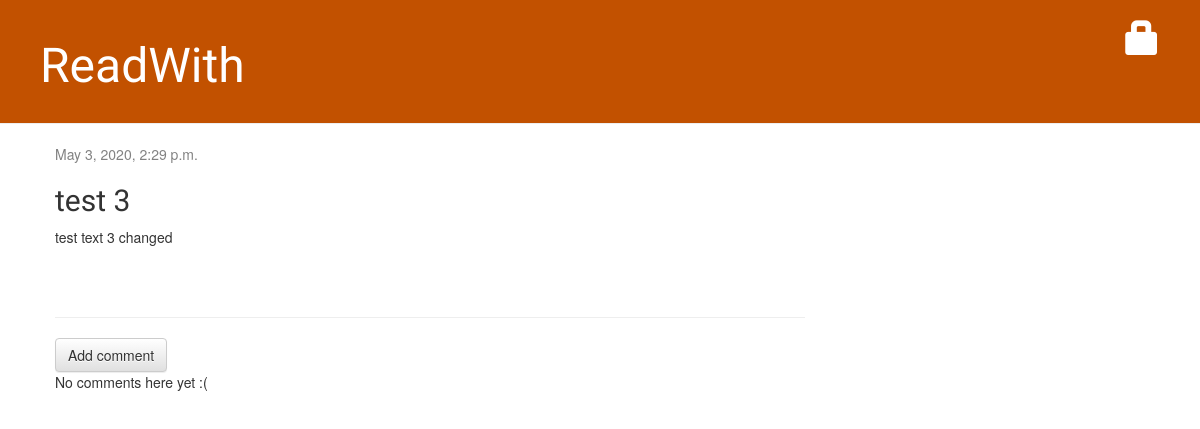
The app's page /post/3/, older data.
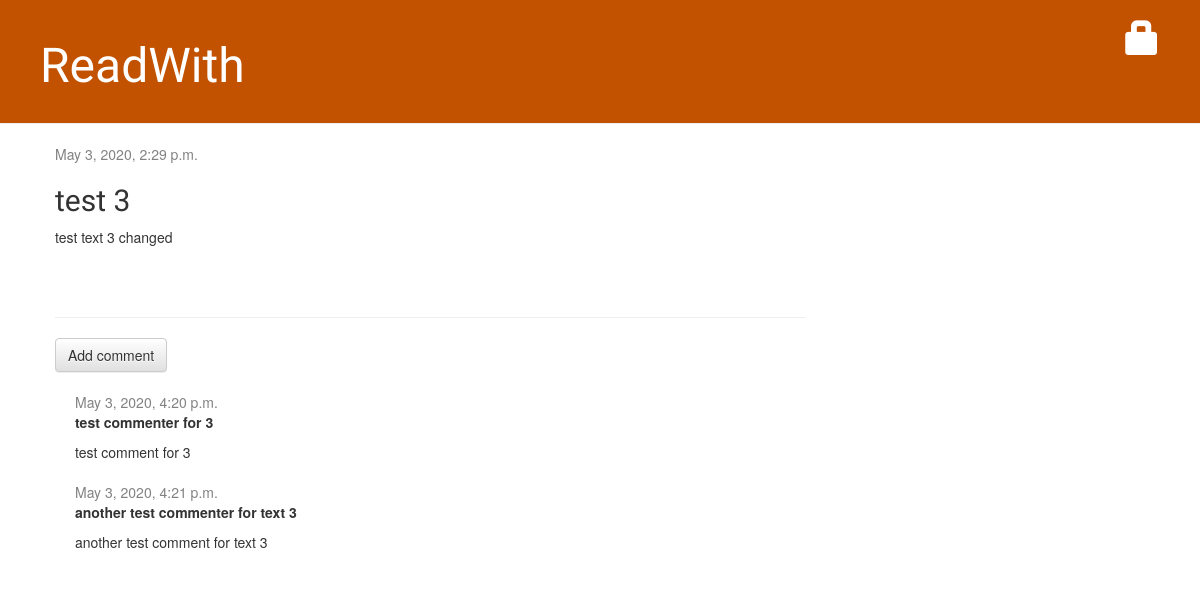
The same page, newer data.
### readwith/models.py (models this page shows, shortened)
class Post(models.Model):
    author = models.ForeignKey(settings.AUTH_USER_MODEL, on_delete=models.CASCADE)
    title = models.CharField(max_length=200)
    text = models.TextField()
    created_date = models.DateTimeField(default=timezone.now)
    published_date = models.DateTimeField(blank=True, null=True)

class Comment(models.Model):
    post = models.ForeignKey('readwith.Post', on_delete=models.CASCADE, related_name='comments')
    author = models.CharField(max_length=200)
    text = models.TextField()
    created_date = models.DateTimeField(default=timezone.now)
    approved_comment = models.BooleanField(default=False)

### readwith/views.py (the view)
# urls.py: path('post/<int:pk>/', views.post_detail, name='post_detail'),
def post_detail(request, pk):
    post = get_object_or_404(Post, pk=pk)
    return render(request, 'readwith/post_detail.html', {'post': post})

### readwith/templates/readwith/post_detail.html (shortened to what this page needs)
{% extends 'readwith/base.html' %}
{% block content %}
    <div class="post">
        {% if post.published_date %}
            <div class="date">
                {{ post.published_date }}
            </div>
        {% else %}
            <a class="btn btn-default" href="{% url 'post_publish' pk=post.pk %}">Publish</a>
        {% endif %}
        <h2>{{ post.title }}</h2>
        <p>{{ post.text|linebreaksbr }}</p>
    </div>
    <hr>
    <a class="btn btn-default" href="{% url 'add_comment_to_post' pk=post.pk %}">Add comment</a>
{% for comment in post.comments.all %}
    {% if user.is_authenticated or comment.approved_comment %}
    <div class="comment">
        <div class="date">
            {{ comment.created_date }}
        </div>
        <strong>{{ comment.author }}</strong>
        <p>{{ comment.text|linebreaks }}</p>
    </div>
    {% endif %}
{% empty %}
    <p>No comments here yet :(</p>
{% endfor %}
{% endblock %}

### readwith/templates/readwith/base.html (shortened to what this page needs)
{% load static %}
<html>
<head>
    <link rel="stylesheet" href="//maxcdn.bootstrapcdn.com/bootstrap/3.2.0/css/bootstrap.min.css">
    <link rel="stylesheet" href="//maxcdn.bootstrapcdn.com/bootstrap/3.2.0/css/bootstrap-theme.min.css">
    <link rel="stylesheet" href="{% static 'css/readwith.css' %}">
</head>
<body>
<div class="page-header">
    {% if user.is_authenticated %}
        <a href="{% url 'post_new' %}" class="top-menu"><span class="glyphicon glyphicon-plus"></span></a>
        <a href="{% url 'post_draft_list' %}" class="top-menu"><span class="glyphicon glyphicon-edit"></span></a>
        <p class="top-menu">Hello {{ user.username }} <small>(<a href="{% url 'logout' %}">Log out</a>)</small></p>
    {% else %}
        <a href="{% url 'login' %}" class="top-menu"><span class="glyphicon glyphicon-lock"></span></a>
    {% endif %}
    <h1><a href="/">ReadWith</a></h1>
</div>
<div class="content container">
    <div class="row">
        <div class="col-md-8">
            {% block content %}
            {% endblock %}
        </div>
    </div>
</div>
</body>
</html>

### readwith/static/css/readwith.css (style rules this page uses)
h1 a, h2 a { color: #C25100; font-family: 'Lobster'; }
.page-header { background-color: #C25100; margin-top: 0; padding: 20px 20px 20px 40px; }
.page-header h1, .page-header h1 a, .page-header h1 a:visited, .page-header h1 a:active { color: #ffffff; font-size: 36pt; text-decoration: none; }
.content { margin-left: 40px; }
h1, h2, h3, h4 { font-family: 'Lobster', cursive; }
.date { color: #828282; }
.top-menu, .top-menu:hover, .top-menu:visited { color: #ffffff; float: right; font-size: 26pt; margin-right: 20px; }
.post { margin-bottom: 70px; }
.comment { margin: 20px 0px 20px 20px; }

Row changes from the older to the newer data that the page shows:
added Comment: created_date "May 3, 2020, 4:20 p.m.", author "test commenter for 3", text "test comment for 3"
added Comment: created_date "May 3, 2020, 4:21 p.m.", author "another test commenter for text 3", text "another test comment for text 3"
Text that changed along with them:
text no longer shown: "No comments here yet :("
